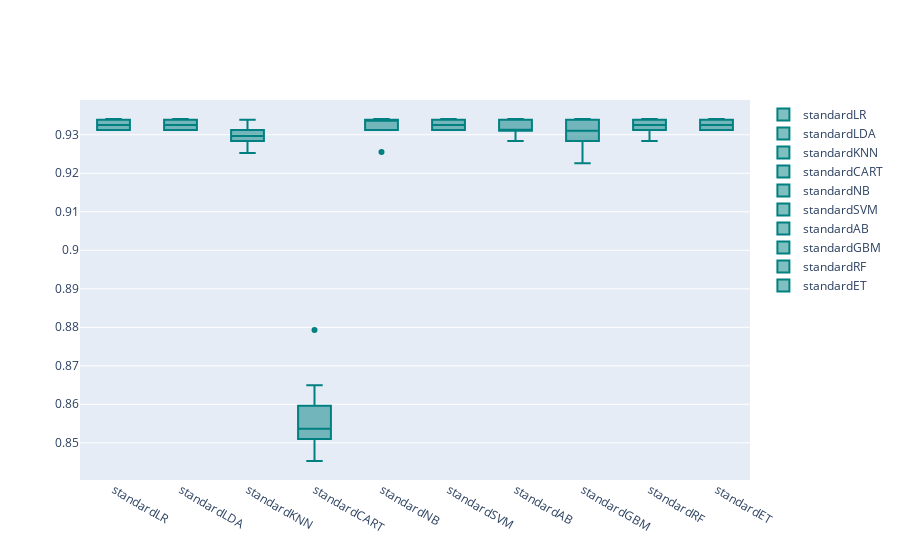

Here is the notebook cell this chart was saved with:
### Markdown cell above
## 4.1.2 standard 标准化 Scaling method

### Code cell
models = GetScaledModel('standard')
names,results = BasedLine2(X_train, y_train, models)
PlotBoxR().PlotResult(names, results)
scaledScoreStandard = ScoreDataFrame(names, results)
compareModels = pd.concat([basedLineScore,
                           scaledScoreStandard], axis=1)
compareModels

### Figure 1 — Plotly figure (JSON) as saved in the notebook; plotly's stock layout.template omitted (floating-point values rounded to 4 significant figures)
{"data": [{"marker": {"color": "rgb(0, 128, 128)"}, "name": "standardLR", "y": [0.9341, 0.9312, 0.9312, 0.9312, 0.9312, 0.9312, 0.9339, 0.9339, 0.9339, 0.9339], "type": "box"}, {"marker": {"color": "rgb(0, 128, 128)"}, "name": "standardLDA", "y": [0.9341, 0.9312, 0.9312, 0.9312, 0.9312, 0.9312, 0.9339, 0.9339, 0.9339, 0.9339], "type": "box"}, {"marker": {"color": "rgb(0, 128, 128)"}, "name": "standardKNN", "y": [0.9284, 0.9284, 0.9284, 0.9312, 0.9312, 0.9312, 0.9253, 0.931, 0.9339, 0.9282], "type": "box"}, {"marker": {"color": "rgb(0, 128, 128)"}, "name": "standardCART", "y": [0.8453, 0.8596, 0.8596, 0.851, 0.851, 0.851, 0.8563, 0.8793, 0.8477, 0.8649], "type": "box"}, {"marker": {"color": "rgb(0, 128, 128)"}, "name": "standardNB", "y": [0.9341, 0.9312, 0.9255, 0.9312, 0.9312, 0.9341, 0.9339, 0.9339, 0.9339, 0.9339], "type": "box"}, {"marker": {"color": "rgb(0, 128, 128)"}, "name": "standardSVM", "y": [0.9341, 0.9312, 0.9312, 0.9312, 0.9312, 0.9312, 0.9339, 0.9339, 0.9339, 0.9339], "type": "box"}, {"marker": {"color": "rgb(0, 128, 128)"}, "name": "standardAB", "y": [0.9312, 0.9341, 0.9284, 0.9284, 0.9312, 0.9312, 0.9339, 0.9339, 0.931, 0.9339], "type": "box"}, {"marker": {"color": "rgb(0, 128, 128)"}, "name": "standardGBM", "y": [0.9341, 0.9284, 0.9284, 0.9284, 0.9226, 0.9312, 0.931, 0.9339, 0.9339, 0.931], "type": "box"}, {"marker": {"color": "rgb(0, 128, 128)"}, "name": "standardRF", "y": [0.9341, 0.9312, 0.9312, 0.9284, 0.9312, 0.9312, 0.9339, 0.9339, 0.9339, 0.9339], "type": "box"}, {"marker": {"color": "rgb(0, 128, 128)"}, "name": "standardET", "y": [0.9341, 0.9312, 0.9312, 0.9312, 0.9312, 0.9312, 0.9339, 0.9339, 0.9339, 0.9339], "type": "box"}], "layout": {}}
